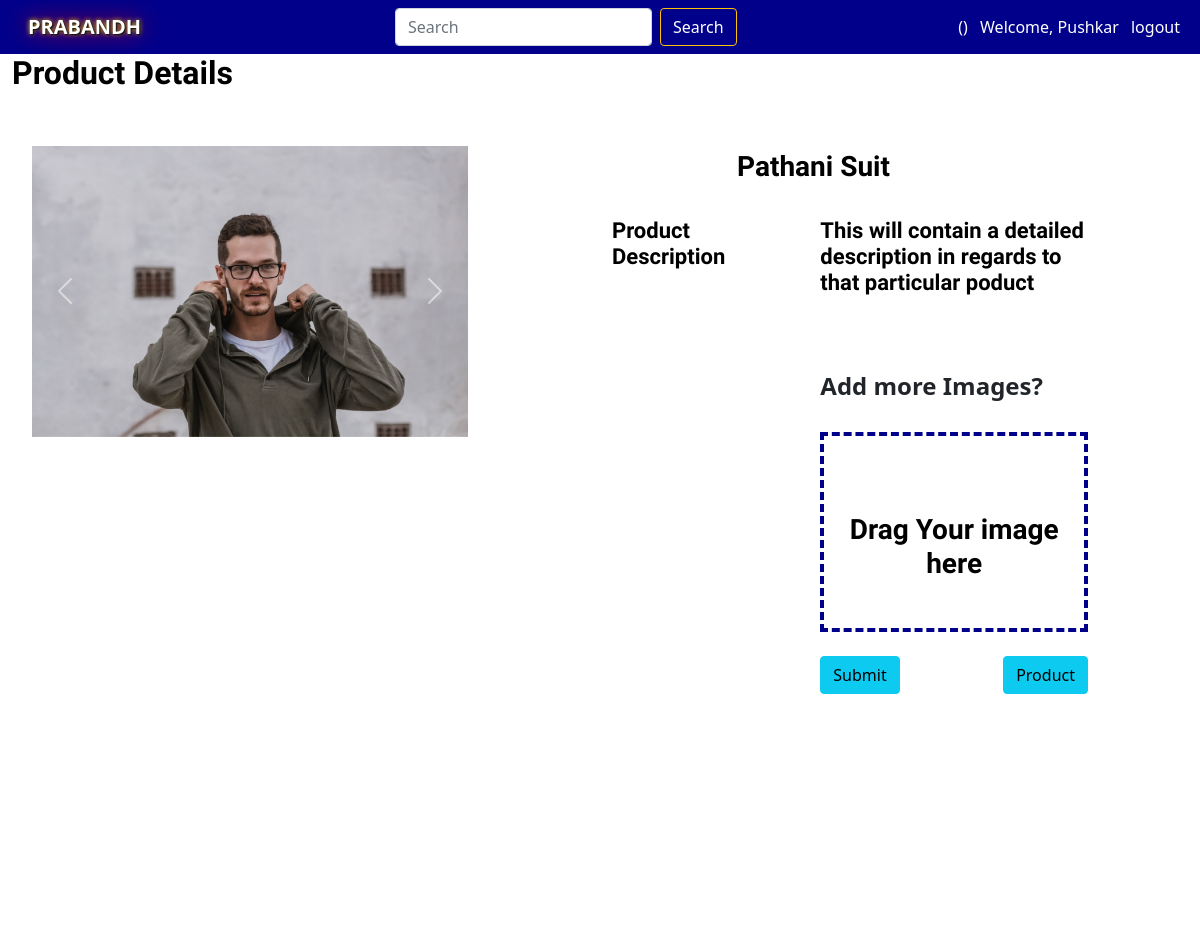
The page /Image/1 (signed in) on the database its author committed.
### Rent/models.py (models this page shows)
class Product(models.Model):
    seller_of_item=models.ForeignKey(Seller,related_name='seller_of_item', on_delete=models.CASCADE)
    availability=models.BooleanField(default=True)
    title=models.CharField(max_length=20)
    category = models.ForeignKey(Category, on_delete=models.SET_NULL, blank=True, null=True)
    subcategory=models.ForeignKey(Subcategory,on_delete=models.SET_NULL, blank=True, null=True)
    rental_price=models.IntegerField()
    about=models.TextField()
    deposit=models.IntegerField()
    image_of_product=models.ImageField(upload_to='title_photos')
    def __str__(self):
        return self.title

### Rent/views.py (the view)
# urls.py: path('Image/<prod_id>',views.Prod_view,name="Prod_view"),
def Prod_view(request, prod_id):
    request.session['p_id']=prod_id
    ppk=prod_id
    obj = Ratings.objects.filter(rating_for_product = Product.objects.get(id=ppk))
    context={
        'Product':Photo.objects.filter(product_photo__id=ppk),
        'pro':Product.objects.get(id=ppk),
        'pform':PhotoForm,
        'object': obj
    }
    print(Photo.objects.filter(product_photo__id=ppk))
    print(Product.objects.get(id=ppk))
    if str(request.user) == str(Product.objects.get(id=ppk).seller_of_item):
        print(str(request.user) + " " + str(Product.objects.get(id=ppk).seller_of_item))
        return render(request, 'Rent/ProdView.html', context)
    else:
        print(str(request.user) + " " + str(Product.objects.get(id=ppk).seller_of_item))
        return render(request, 'Rent/ProdViewCust.html', context)

### User/models.py (called while the page is built)
    def __str__(self):
        return self.seller.username

### Rent/templates/Rent/ProdView.html (shortened to what this page needs)
{% extends 'User/basic.html' %}
{% load static %}
{% block css %}
<link rel="stylesheet" href="{% static 'Rent/css/ProdView.css' %}?{% now "U" %}">
{% endblock %}
{% block content %}
<div class="container-fluid">
    <div class="row">
        <h2>Product Details</h2>
        <br>
        <br>
        <br>
        <div class="col-sm-5 left1">
            <div class="col-12 left">
                {% include 'Rent/loop.html' %}
            </div>
        </div>
        <div class="col-sm-1"></div>
        <div class="col-sm-5 right col-xs-12">
            <div class="row">
                <div class="col-12">
                    <br>
                    <div class="row justify-content-center">
                        <div class="col-6">
                            <h3>{{ pro.title }}</h3>
                        </div>
                    </div>
                    <br>
                    <div class="row">
                        <div class="col-5">
                            <h5>Product Description</h5>
                        </div>
                        <div class="col-7">
                            <div class="aboutblock">
                                <h5>{{ pro.about }}</h5>
                            </div>
                            <br>
                            <form method="POST" class="photoform" enctype="multipart/form-data">
                                <div class="row">
                                    <h4 for="id_photo"><strong>Add more Images?</strong></h4>
                                </div>
                                <br>
                                <div class="row filecon container-fluid">
                                    <div class="col-4 imagecover h-100">
                                        <div class="drag">
                                            <h3>Drag Your image here</h3>
                                        </div>
                                    </div>
                                </div>
                                <br>
                                <div class="row">
                                    <div class="col-sm">
                                        <button class="btn btn-info file" data-val="{{ pro.id }}" type="submit">Submit</button>
                                    </div>
                                    <div class="col-sm product">
                                        <a href="{% url 'product' %}" class="btn btn-info">Product</a>
                                    </div>
                                </div>
                            </form>
                        </div>
                    </div>
                </div>
            </div>
        </div>
    </div>
</div>
{% endblock %}

### User/templates/User/basic.html (shortened to what this page needs)
<!DOCTYPE html>
<html lang="en">
<head>
  <link href="https://cdn.jsdelivr.net/npm/bootstrap@5.1.0/dist/css/bootstrap.min.css" rel="stylesheet"
>
  {% block css %}{% endblock css %}
</head>
  <body>
      <nav class="navbar navbar-dark " style="background-color:darkblue;">
          <div class="container-fluid">
            <div class="me-4 mx-3">
              <b>
              <a href="/" class="navbar-brand" style="color: white; text-shadow: 1px 1px 2px black, 0 0 25px red, 0 0 5px yellow;">
              PRABANDH</a>
                </b>
            </div>
            <form class="d-flex" method='get' action='/search/1'>
              <input class="form-control me-2" type="text" placeholder="Search" aria-label="Search" name="search" id="search">
              <button class="btn btn-outline-warning" type="submit" ><a href="/search/1" style="color:white; text-decoration: none;" >Search </a></button>
            </form>
            <div class="color">
              <a href="/noti" style="color:white;text-decoration:none;" class="mx-2">({{k}})</a>
              {% if user.is_authenticated %}
                <a href="/user/profile" class="text-decoration-none" style="color: white">Welcome, {{user}}</a>
                <a href="/user/logout" class="text-decoration-none mx-2" style="color: white">logout</a>
              {% else %}
                <a href="/user/" class="text-decoration-none" style="color: white">Sign Up</a>
                <span style="color: white">/</span>
                <a href="/user/login" class="text-decoration-none" style="color: white">Login</a>
              {% endif %}
            </div>
          </div>
      </nav>
  {% block content %}{% endblock %}
    </body>
</html>

### Rent/static/Rent/css/ProdView.css (style rules this page uses)
.left1 { height: 100vh; overflow: hidden; transition: 0.5s ease-in; }
.left { background-color: white; transition: 0.5s ease-in; padding: 20px; overflow: hidden; height: inherit; overflow-y: scroll; }
.right { height: 100vh; }
.filecon { background-color: #ffffff; height: 200px; margin: 0; padding: 0px; }
.imagecover { border: 4px dashed darkblue; position: relative; padding: 0; width: inherit; height: 100%; transition: 0.5s ease-in; }
.drag { text-align: center; align-self: center; position: relative; top: 40%; }
.aboutblock { display: block; word-wrap: break-word; overflow: hidden; overflow-y: scroll; height: 130px; border-radius: 1px; }
h5 { color: black; font-family: "Nunito Sans", "Helvetica Neue", sans-serif; font-weight: 900; font-size: 22px; margin-bottom: 10px; }
h3, h2 { color: black; font-family: "Nunito Sans", "Helvetica Neue", sans-serif; font-weight: 900; margin-bottom: 10px; }
body { background-color: white; }

### rows shown on the page
Product: title "Pathani Suit", about "This will contain a detailed description in regards to that particular poduct"

### other values the page prints
{{ user }} "Pushkar"
